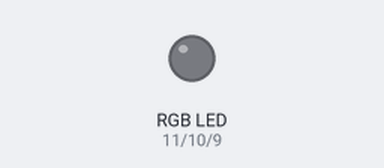
Recording of a sketch running on a simulated Arduino Uno, built with avr-gcc and run on an emulated ATmega328P. On the bench: an RGB LED mixed from three pins (HIGH = lit).

Above: at 0.15 s.
Timing chart, 0 to 1.6 s (numbered marks = the images above):
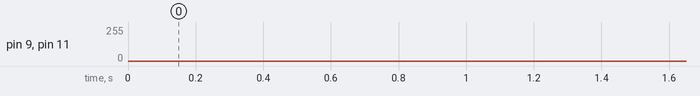

The sketch:

rgb_led.ino
```cpp
#define RED 11
#define GREEN 10
#define BLUE 9
#define DELAY_TIME 2

void setup() {
  pinMode(RED, OUTPUT);
  pinMode(GREEN, OUTPUT);
  pinMode(BLUE, OUTPUT);
}

void transition(int color_start, int color_end)
{
  for(int i = 0; i < 256; i++)
  {
    analogWrite(color_start, 255 - i);
    analogWrite(color_end, i);
    delay(DELAY_TIME);
  }
}

void loop() {
  transition(RED, BLUE);
  transition(BLUE, GREEN);
  transition(GREEN, RED);
}
```
